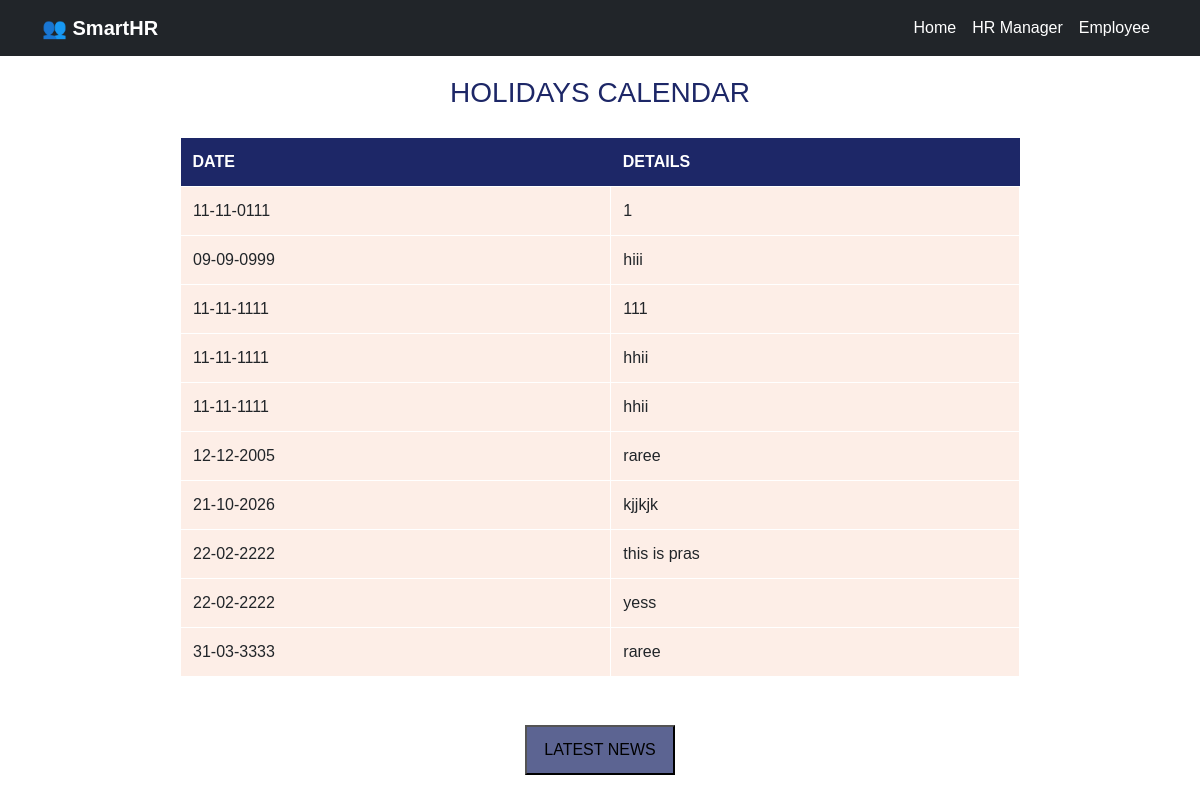
Page /holidaycalendar/ on the committed database.
### app1/models.py (models this page shows, shortened)
class Calendar(models.Model):
    date = models.DateField()
    occasion = models.TextField()

### app1/views.py (the view)
# urls.py: path('holidaycalendar/', views.holidaycalendar, name='holidaycalendar'),
def holidaycalendar(request):
    holidays = Calendar.objects.all().order_by('date')
    return render(
        request,
        'app1/holidaycalendar.html',
        {'holidays': holidays}
    )

### templates/app1/holidaycalendar.html (shortened to what this page needs)
{%extends "app1/home.html"%}
{%block body_block%}
<body style="font-family: Arial; background-color: white;">
    <h3 style="text-align: center; padding: 20px; color: #1d2767;">HOLIDAYS CALENDAR</h3>
    <table align="center" width="70%" cellpadding="12" style="border-collapse: collapse;">
        <tr style="background-color: #1d2767; color: white;">
            <th align="left">DATE</th>
            <th align="left">DETAILS</th>
        </tr>
        {% for item in holidays %}
        <tr style="background-color: #fbe0d28a;">
            <td style="border: 1px solid white;">
                {{ item.date|date:"d-m-Y" }}
            </td>
            <td style="border: 1px solid white;">{{ item.occasion }}</td>
        </tr>
        {% empty %}
        <tr>
            <td colspan="2" align="center">No holidays added yet.</td>
        </tr>
        {% endfor %}
    </table>
    <br><br>
    <center>
        <a href="news">
            <button type="button" style="width: 150px; height: 50px; background-color: #1d2767b7;">LATEST NEWS</button>
        </a>
    </center>
    {%endblock%}

### templates/app1/home.html (shortened to what this page needs)
{% load static %}
<!DOCTYPE html>
<html lang="en">
<head>
    <link rel="stylesheet" href="{% static 'css/style.css' %}">
    <link href="https://cdn.jsdelivr.net/npm/bootstrap@5.3.3/dist/css/bootstrap.min.css" rel="stylesheet">
</head>
<body>
    <center>
        <nav class="navbar navbar-expand-lg navbar-dark bg-dark">
            <div class="container">
                <a class="navbar-brand fw-bold" href="/home">
                    👥 SmartHR
                </a>
                <ul class="navbar-nav ms-auto">
                    <li class="nav-item">
                        <a class="nav-link active" href="/home">Home</a>
                    </li>
                    <li class="nav-item">
                        <a class="nav-link active" href="/hrmanager/">HR Manager</a>
                    </li>
                    <li class="nav-item">
                        <a class="nav-link active" href="/employee/">Employee</a>
                    </li>
                </ul>
            </div>
        </nav>
        {%block body_block%}{%endblock%}
</body>
</html>

### rows in the picture
Calendar: date "11-11-0111", occasion "1"
Calendar: date "09-09-0999", occasion "hiii"
Calendar: date "11-11-1111", occasion "111"
Calendar: date "11-11-1111", occasion "hhii"
Calendar: date "11-11-1111", occasion "hhii"
Calendar: date "12-12-2005", occasion "raree"
Calendar: date "21-10-2026", occasion "kjjkjk"
Calendar: date "22-02-2222", occasion "this is pras"
Calendar: date "22-02-2222", occasion "yess"
Calendar: date "31-03-3333", occasion "raree"
